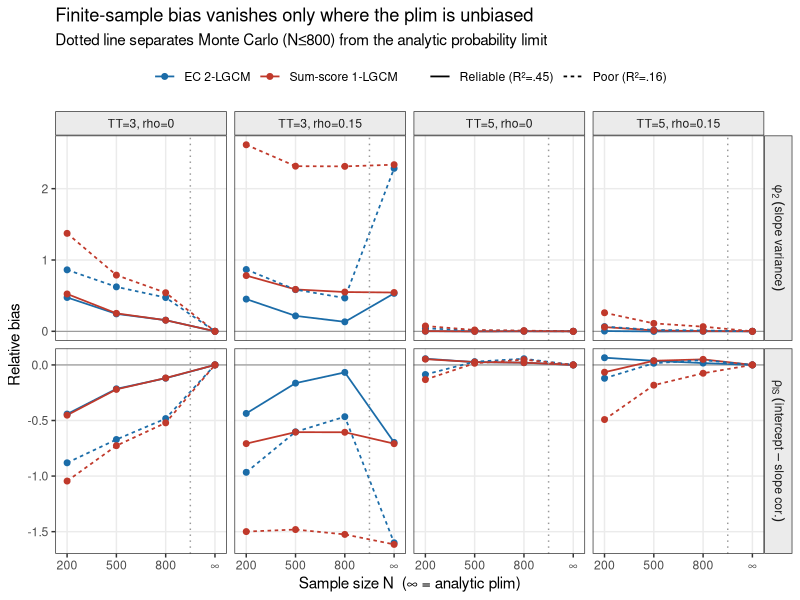
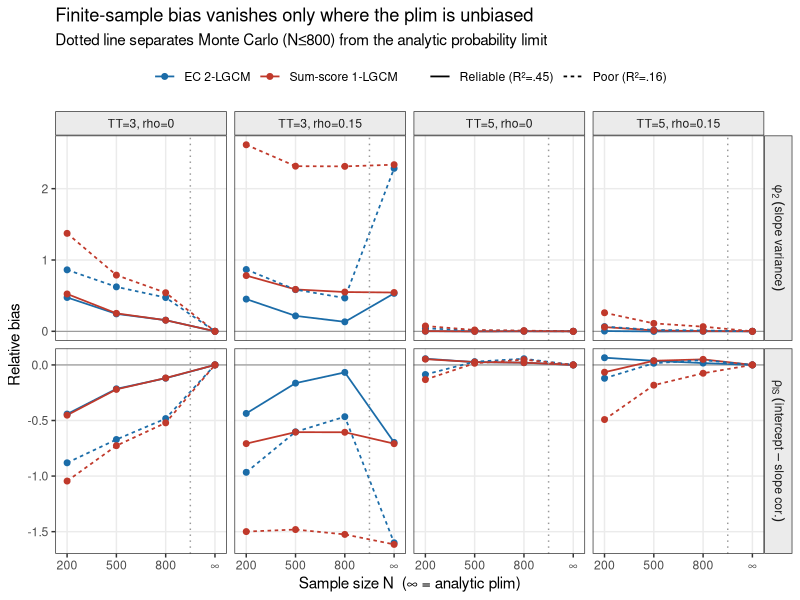

Write the R code that produced these figures, in order.
## =====================================================================
## Study 1 - Results exhibits for the paper
##   Table 0  specification map
##   Table 1  plim vs analytic target (estimand / consistency)
##   Figure 1 finite-sample -> asymptotic bias convergence (N incl. Inf)
##   Table 2  finite-N performance, stratified by TT (Panel A/B)
##   Table 3  population misfit (asymptotic fit-index paradox)
##
## Inputs : study1_T35.csv (Monte Carlo), study1_plim_T35.csv (plim)
## Outputs: tableN_*.csv + figure1_bias_convergence.{png,pdf}
##
## Aggregation rule: average over J and loading_type (the latter is
## provably irrelevant: sum & EC depend on loadings only via s_t = sum,
## held equal across tau_eq/congeneric). Reliability (vgood/poor) and
## TT x rho are kept because they interact. Full per-cell results -> supplement.
## =====================================================================

suppressMessages({ library(dplyr); library(tidyr); library(ggplot2); library(scales) })

mc <- read.csv("study1_T35.csv")
pl <- read.csv("study1_plim_T35.csv")

relab <- function(d) within(d, {
  reliability <- factor(loading_quality, levels = c("vgood","poor"),
                        labels = c("Reliable (R²=.45)","Poor (R²=.16)"))
})
mc <- relab(mc); pl <- relab(pl)

## ---------------------------------------------------------------------
## Table 0 - specification map
## ---------------------------------------------------------------------
tab0 <- data.frame(
  `Data CU`     = c("No (rho=0)", "No (rho=0)", "Yes (rho=.15)", "Yes (rho=.15)"),
  `Model CU`    = c("-", "-", "Omitted", "Modeled"),
  `Design cells`= c("rho=0, TT=3", "rho=0, TT=5",
                    "rho=.15, TT=3", "rho=.15, TT=5"),
  `Identified?` = c("yes", "yes",
                    "CU not identified in sum 1-LGCM (df = -1)", "yes (df = 6)"),
  `Specification` = c("correct", "correct", "MISSPECIFIED", "correct"),
  check.names = FALSE)
write.csv(tab0, "table0_spec_map.csv", row.names = FALSE)

## ---------------------------------------------------------------------
## Table 1 - plim vs Phi_ec  (estimand validation / consistency)
## ---------------------------------------------------------------------
## (1a) correctly specified: report the worst-case |arbias| across all cells
t1_correct <- pl %>%
  filter(spec_status != "MISSPEC (CU omitted)") %>%
  summarise(across(c(phi1.arbias, phi2.arbias, phi12.arbias, cor12.arbias),
                   ~ max(abs(.x)))) %>%
  mutate(block = "Correctly specified (all cells)", .before = 1)

## (1b) misspecified: detail by reliability x model
t1_misspec <- pl %>%
  filter(spec_status == "MISSPEC (CU omitted)") %>%
  group_by(model, reliability) %>%
  summarise(across(c(phi1.arbias, phi2.arbias, phi12.arbias, cor12.arbias),
                   ~ mean(.x)), .groups = "drop") %>%
  mutate(block = "MISSPEC: TT=3, rho=.15", .before = 1)

write.csv(t1_correct, "table1a_consistency.csv", row.names = FALSE)
write.csv(t1_misspec, "table1b_asymptotic_bias.csv", row.names = FALSE)

cat("\n================ TABLE 1a  (consistency: max |asymptotic rel.bias|) ================\n")
print(t1_correct, digits = 2)
cat("\n================ TABLE 1b  (asymptotic rel.bias, MISSPEC cells) ================\n")
print(as.data.frame(t1_misspec), digits = 3)

## ---------------------------------------------------------------------
## Figure 1 - bias convergence: N = 200, 500, 800, Inf(plim)
## ---------------------------------------------------------------------
## finite-N relative bias (avg over J, loading_type)
mc_fig <- mc %>%
  group_by(model, TT, rho, reliability, N_size) %>%
  summarise(phi2 = mean(phi22.rbias), cor12 = mean(cor12.rbias), .groups = "drop") %>%
  rename(N = N_size)

## plim (N = Inf)
pl_fig <- pl %>%
  group_by(model, TT, rho, reliability) %>%
  summarise(phi2 = mean(phi2.arbias), cor12 = mean(cor12.arbias), .groups = "drop") %>%
  mutate(N = Inf)

fig <- bind_rows(mc_fig, pl_fig) %>%
  pivot_longer(c(phi2, cor12), names_to = "param", values_to = "rbias") %>%
  mutate(
    Nlab  = factor(ifelse(is.infinite(N), "∞", as.character(N)),
                   levels = c("200","500","800","∞")),
    xpos  = as.numeric(Nlab),
    param = factor(param, levels = c("phi2","cor12"),
                   labels = c("phi[2]~(slope~variance)", "rho[IS]~(intercept-slope~cor.)")),
    cond  = factor(paste0("TT=", TT, ", rho=", rho),
                   levels = c("TT=3, rho=0","TT=3, rho=0.15","TT=5, rho=0","TT=5, rho=0.15")),
    model = factor(model, levels = c("EC_latent","sum"),
                   labels = c("EC 2-LGCM","Sum-score 1-LGCM")))

p <- ggplot(fig, aes(xpos, rbias, colour = model, linetype = reliability,
                     group = interaction(model, reliability))) +
  geom_hline(yintercept = 0, linewidth = .3, colour = "grey50") +
  geom_line(linewidth = .6) +
  geom_point(size = 1.7) +
  geom_vline(xintercept = 3.5, linetype = "dotted", colour = "grey60") +
  facet_grid(param ~ cond, scales = "free_y", labeller = labeller(param = label_parsed)) +
  scale_x_continuous(breaks = 1:4, labels = c("200","500","800","∞"),
                     expand = expansion(mult = .08)) +
  scale_colour_manual(values = c("EC 2-LGCM" = "#1b6ca8", "Sum-score 1-LGCM" = "#c0392b")) +
  labs(x = "Sample size N  (∞ = analytic plim)", y = "Relative bias",
       colour = NULL, linetype = NULL,
       title = "Finite-sample bias vanishes only where the plim is unbiased",
       subtitle = "Dotted line separates Monte Carlo (N≤800) from the analytic probability limit") +
  theme_bw(base_size = 11) +
  theme(legend.position = "top", panel.grid.minor = element_blank(),
        strip.background = element_rect(fill = "grey92"))

ggsave("figure1_bias_convergence.png", p, width = 10, height = 6, dpi = 200)
ggsave("figure1_bias_convergence.pdf", p, width = 10, height = 6)

## ---------------------------------------------------------------------
## Table 2 - finite-N performance, stratified by TT
## ---------------------------------------------------------------------
t2 <- mc %>%
  group_by(TT, model, rho, reliability, N_size) %>%
  summarise(
    phi2.rbias  = mean(phi22.rbias),
    phi2.relrmse= mean(phi22.rel.rmse),
    cor12.rbias = mean(cor12.rbias),
    phi2.cov    = mean(phi22.cov),
    cor12.cov   = mean(cor12.cov),
    pct.admiss  = mean(admissible.m),
    .groups = "drop") %>%
  arrange(TT, model, rho, reliability, N_size)

t2_A <- filter(t2, TT == 3); t2_B <- filter(t2, TT == 5)
write.csv(t2_A, "table2A_finiteN_TT3.csv", row.names = FALSE)
write.csv(t2_B, "table2B_finiteN_TT5.csv", row.names = FALSE)

cat("\n================ TABLE 2  Panel B (TT=5): EC near-unbiased ================\n")
print(as.data.frame(t2_B %>% filter(rho == 0.15) %>%
        select(model, reliability, N_size, phi2.rbias, cor12.rbias, phi2.cov, cor12.cov, pct.admiss)),
      digits = 3)
cat("\n================ TABLE 2  Panel A (TT=3): admissibility collapse ================\n")
print(as.data.frame(t2_A %>% filter(rho == 0.15) %>%
        select(model, reliability, N_size, phi2.rbias, cor12.rbias, pct.admiss)),
      digits = 3)

## ---------------------------------------------------------------------
## Table 3 - asymptotic fit-index paradox (from plim CSV)
## ---------------------------------------------------------------------
t3 <- pl %>%
  mutate(cell = ifelse(spec_status == "MISSPEC (CU omitted)",
                       "MISSPEC: TT=3, rho=.15", "Correct: TT=5, rho=.15")) %>%
  filter((spec_status == "MISSPEC (CU omitted)") |
         (TT == 5 & rho == 0.15)) %>%
  group_by(cell, model, reliability) %>%
  summarise(rmsea.pop = mean(rmsea.pop), srmr.pop = mean(srmr.pop),
            cfi.pop = mean(cfi.pop), df.pop = mean(df.pop),
            phi2.arbias = mean(phi2.arbias), cor12.arbias = mean(cor12.arbias),
            .groups = "drop") %>%
  arrange(desc(cell), model, reliability)
write.csv(t3, "table3_fit_paradox.csv", row.names = FALSE)

cat("\n================ TABLE 3  (good population fit, large bias) ================\n")
print(as.data.frame(t3), digits = 3)

cat("\n\nWrote: table0_spec_map.csv, table1a_consistency.csv, table1b_asymptotic_bias.csv,",
    "\n       table2A_finiteN_TT3.csv, table2B_finiteN_TT5.csv, table3_fit_paradox.csv,",
    "\n       figure1_bias_convergence.{png,pdf}\n")
